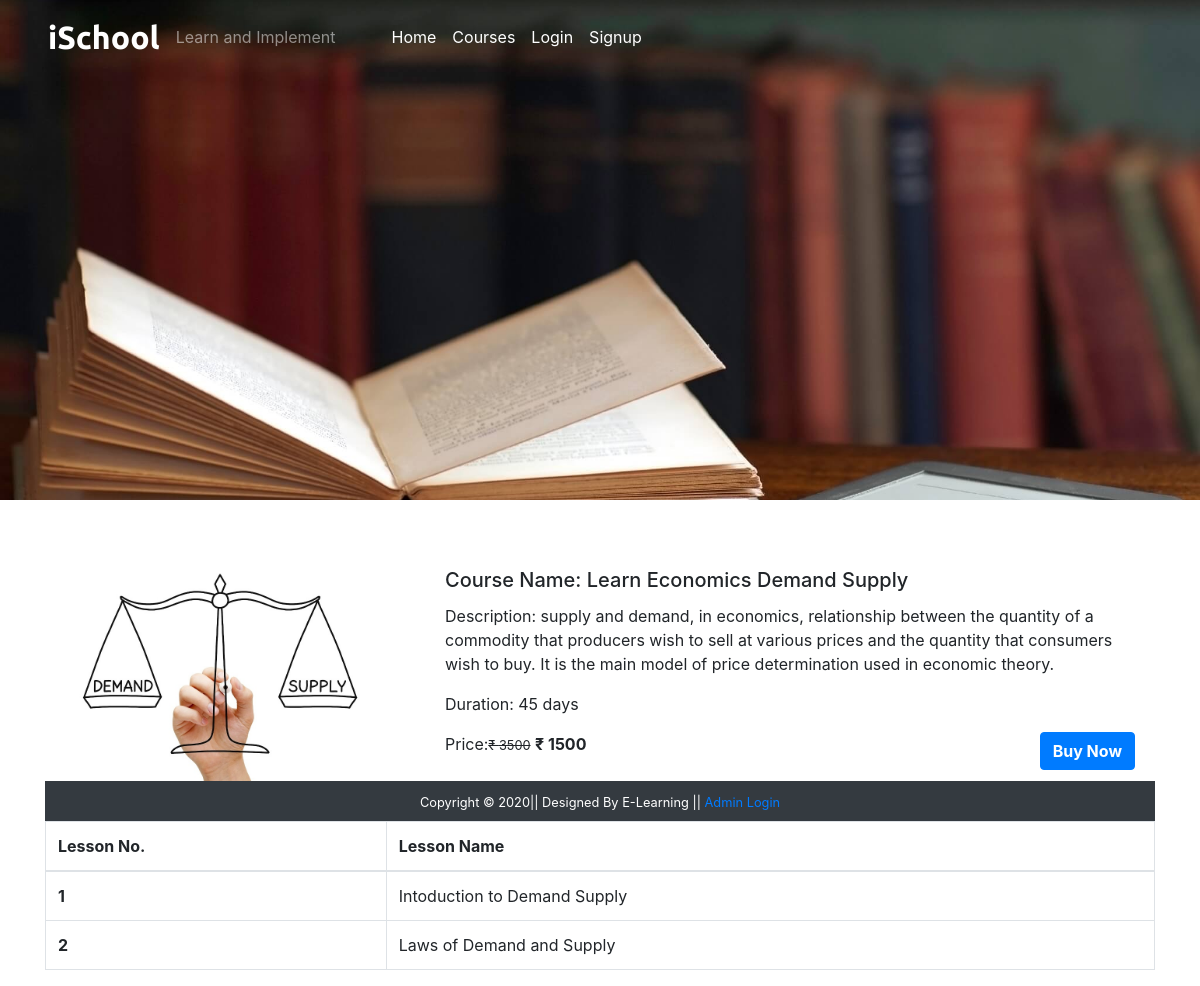
Screenshot of /coursedetail.php?course_id=3 with the database file from the repository.
### tables this page shows
CREATE TABLE `course` (
  `course_id` int(11) NOT NULL,
  `course_name` text NOT NULL,
  `course_desc` text NOT NULL,
  `course_author` varchar(255) NOT NULL,
  `course_img` text NOT NULL,
  `course_duration` text NOT NULL,
  `course_price` int(11) NOT NULL,
  `course_original_price` int(11) NOT NULL
);

CREATE TABLE `lesson` (
  `lesson_id` int(11) NOT NULL,
  `lesson_name` text NOT NULL,
  `lesson_desc` text NOT NULL,
  `lesson_link` text NOT NULL,
  `course_id` int(11) NOT NULL,
  `course_name` text NOT NULL
);

### coursedetail.php (the view, shortened to what this page needs)
<?php
include('./mainInclude/header.php');
?>
<div class="container-fluid bg-dark">
    <div class="row">
     <img src="./image/coursebanner.jpg" alt="courses"
     style="height:500px; width:100%; object-fit:cover; box-shadow:10px;"/>
    </div>
</div>
<div class="container mt-5">
<?php
if(isset($_GET['course_id'])){
    $course_id=$_GET['course_id'];
    $sql="SELECT * FROM course WHERE course_id='$course_id'";
    $result=$conn->query($sql);
    $row=$result->fetch_assoc();
}
?>
<div class="row">
    <div class="col-md-4">
    <img src="<?php echo str_replace('..','.',$row['course_img']) ?>" class="card-img-top" alt="Guitar"/>
    </div>
<div class="col-md-8">
<div class="card-body">
    <h5 class="card-title">Course Name: <?php echo $row['course_name'] ?></h5>
    <p class="card-text">Description: <?php echo $row['course_desc'] ?></p>
    <p class="card-text">Duration: <?php echo $row['course_duration'] ?></p>
    <form method="post" action="checkout.php">
    <p class="card-text d-inline">Price:<small><del>&#8377 <?php echo $row['course_original_price'] ?></del></small>
    <span class="font-weight-bolder">&#8377 <?php echo $row['course_price'] ?></span></p>
    <button type="submit" class="btn btn-primary text-white font-weight-bolder float-right"
    name="buy">Buy Now</button>
    </form>
    </div>
    </div>
    </div>
    <div class="container">
    <div class="row">
    <table class="table table-bordered table-hover">
    <thead>
    <tr>
    <th scope="col">Lesson No.</th>
    <th scope="col">Lesson Name</th>
    </tr>
    </thead>
    <tbody>
        <?php
        $sql="SELECT * FROM lesson";
        $result=$conn->query($sql);
        if($result->num_rows >0){
            $num=0;
            while($row= $result->fetch_assoc()){
                if($course_id== $row['course_id']){
                    $num++;
               echo '<tr>
                <th scope="row">'.$num.'</th>
                <td>'.$row['lesson_name'].'</td></tr>';
            }
        }
        }
        ?>
    </tbody>
    </div>
</div>
<?php
include('./mainInclude/footer.php');
?>

### rows the page displays
course: course_img (picture), course_name "Learn Economics Demand Supply", course_desc "supply and demand, in economics, relationship between the quantity of a commodity that producers wish to sell at various prices and the quantity that consumers wish to buy. It is the main model of price determination used in economic theory.", course_duration "45 days", course_original_price "3500", course_price "1500"
lesson: lesson_name "Intoduction to Demand Supply"
lesson: lesson_name "Laws of Demand and Supply"
